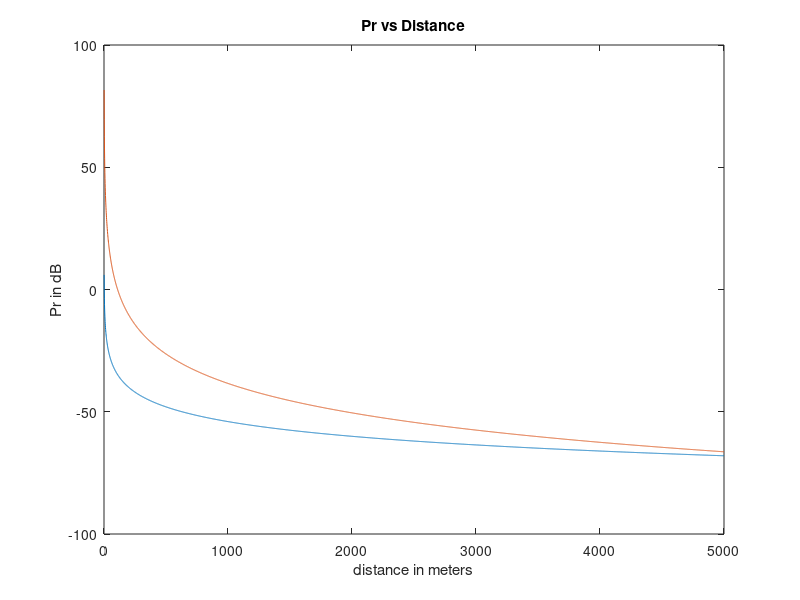
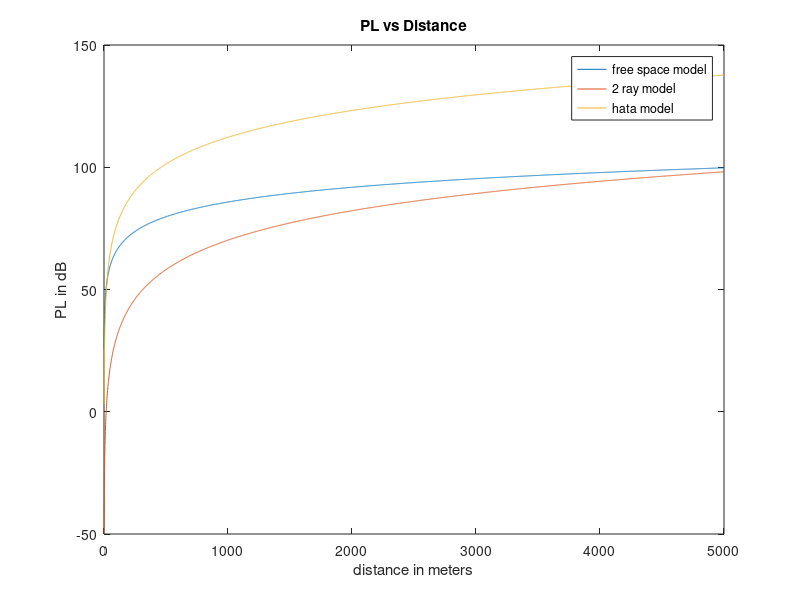

Source code (MATLAB) for these figures, in order:
%exp 2: Hata model

close all;
clear all;
clc;

gt = 2.5;
gr = 1.5;
pt = 1500;
freq = 900*10^6;
c= 3 * 10^8;
lam = c/freq;

d = 1:5000;

ht = 20; %ht of transmitting antenna 8<ht<20
hr = 8;  %ht of rec. antenna 2<hr<7

%------free space model-------
pr=(pt*gt*gr*lam^2)./(4*pi.*d).^2;
pr_db_free = 10.*log10(pr);

PL_free = pt./pr;
PL_db_free = 10.*log10(PL_free);

%------HATA Model--------
a_hr = (1.1*log10(freq/10^6) - 0.7)*hr - (1.56*log10(freq/10^6) - 0.8)
L50_db = 69.55 + 26.16*log10(freq/10^6) - a_hr - 13.82*log10(ht) + (44.9 - 6.55*log10(ht))*log10(d/1000);

%-----2 ray model------
pr_2ray = (pt*gt*gr*ht^2 * hr^2)./(d).^4;
pr_2ray_db = 10.*log10(pr_2ray);

PL_2ray=pt./pr_2ray;
PL_db_2ray = 10.*log10(pt./pr_2ray);



%---------------combined plot Pr vs d--------
figure;
plot(d,pr_db_free); %free space
hold;
plot(d,pr_2ray_db);  %2-ray space

xlabel('distance in meters');
ylabel('Pr in dB');
title('Pr vs Distance');


%---------------combined plot PL vs d--------
figure;
plot(d,PL_db_free); %free space
hold;
plot(d,PL_db_2ray);  %2-ray space
plot(d,L50_db);
xlabel('distance in meters');
ylabel('PL in dB');
title('PL vs Distance');
legend('free space model', '2 ray model','hata model');

